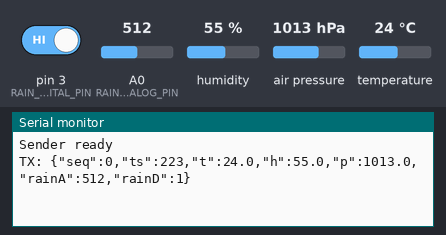
The sketch below on a simulated Arduino Uno, built with avr-gcc and run on an emulated ATmega328P. Parts: the last lines printed to the serial monitor. The inputs (shaded band) are chosen by the test bench; at power-on: humidity 55 %, A0 (RAIN_ANALOG_PIN) = 512, pin 3 (RAIN_DIGITAL_PIN) HIGH, air pressure 1013 hPa, temperature 24 °C. No radio packets arrive unless stated.

Above: at 1.4 s.
1.5 s: humidity set to 22 %
At 2.8 s:
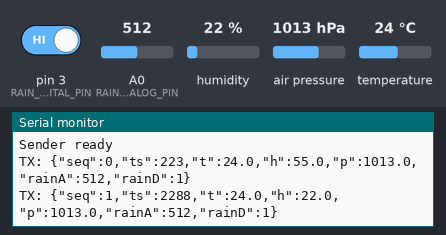
4.3 s: A0 (RAIN_ANALOG_PIN) set to 716
At 5.5 s:
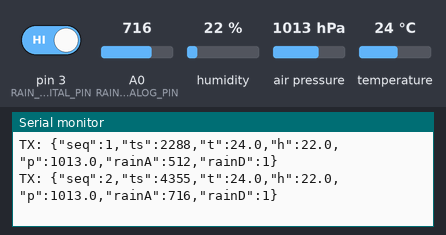
7.1 s: pin 3 (RAIN_DIGITAL_PIN) driven LOW
At 9.6 s:
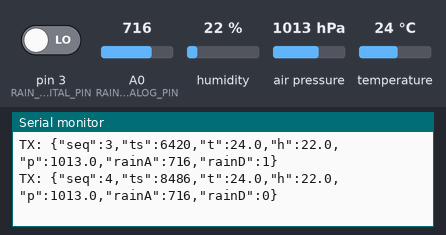
9.9 s: air pressure set to 952 hPa
At 11.3 s:
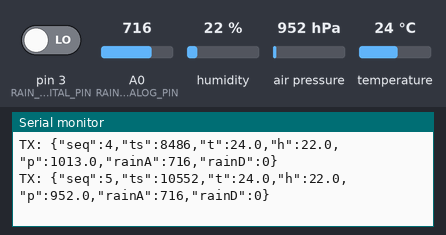
12.7 s: temperature set to 12 °C
At 14.1 s:
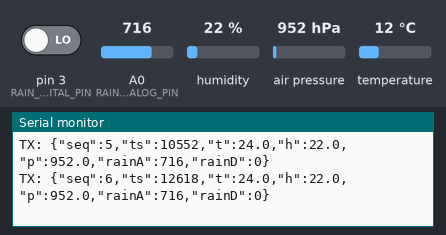
15.5 s: A0 (RAIN_ANALOG_PIN) set to 992
At 17.2 s:
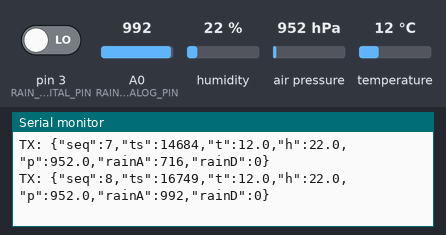
Timing chart, 0 to 18.7 s (numbered marks = the images above; inputs shaded):
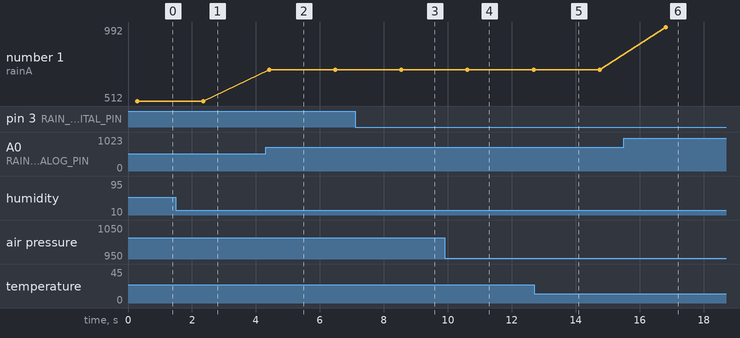

Measured:
- after the input at 1.5 s, the serial monitor: prints a new line after 0.85 s (image 1)
- after the input at 4.3 s, the serial monitor: prints a new line after 0.12 s (image 2)
- after the input at 7.1 s, the serial monitor: prints a new line after 1.4 s (image 3)
- after the input at 9.9 s, the serial monitor: prints a new line after 0.71 s (image 4)
- after the input at 15.5 s, the serial monitor: prints a new line after 1.3 s (image 6)
- plotted number 1: 512 → 716 after the input at 4.3 s, 716 → 992 after the input at 15.5 s

The sketch:

R4MinimaCODE.ino
```cpp
// This is the code for the Sensor connected Arduino which sends LoRa-JSON payloads to the receiver Arduino

#include <SPI.h>
#include <LoRa.h>
#include <Wire.h>
#include <Adafruit_BME280.h>  // Install "Adafruit BME280 Library"
#include <Adafruit_Sensor.h>

const int NSS = 10, RST = 9, DIO0 = 2;

// Rain sensor pins (adjust if you wired differently)
const int RAIN_ANALOG_PIN  = A0;  // raw analog value (0–1023)
const int RAIN_DIGITAL_PIN = 3;   // optional digital (0/1) from comparator

Adafruit_BME280 bme;
uint32_t seq = 0;

bool beginBME() {
  if (bme.begin(0x76)) return true;
  if (bme.begin(0x77)) return true;
  return false;
}

void setup() {
  Serial.begin(115200);
  delay(200);

  pinMode(RAIN_ANALOG_PIN, INPUT);
  pinMode(RAIN_DIGITAL_PIN, INPUT);

  Wire.begin();
  if (!beginBME()) {
    Serial.println("BME280 not found on 0x76 or 0x77");
    while (1) { delay(1000); }
  }

  LoRa.setPins(NSS, RST, DIO0);
  if (!LoRa.begin(433E6)) { // you’re on 433 now; keep receiver the same
    Serial.println("LoRa init failed");
    while (1) { delay(1000); }
  }
  LoRa.setSpreadingFactor(7);
  LoRa.setSignalBandwidth(125E3);
  LoRa.setCodingRate4(5);
  // Optional but good: set a sync word so only your nodes talk
  LoRa.setSyncWord(0x12);

  Serial.println("Sender ready");
}

void loop() {
  // Read sensors
  float t = bme.readTemperature();         // °C
  float h = bme.readHumidity();            // %
  float p = bme.readPressure() / 100.0f;   // hPa
  int   rainAnalog = analogRead(RAIN_ANALOG_PIN); // 0(dry)…1023(wet) varies by board
  int   rainDigital = digitalRead(RAIN_DIGITAL_PIN); // 0/1 thresholded

  // Build compact JSON (no spaces to save airtime)
  // NOTE: Keys are generic; if your old Python subscriber expects specific names,
  // rename keys to match it later (e.g., "temperature", "humidity", etc.).
  unsigned long ts = millis();
  String json = String("{\"seq\":") + seq++ +
                ",\"ts\":" + ts +
                ",\"t\":" + String(t,1) +
                ",\"h\":" + String(h,1) +
                ",\"p\":" + String(p,1) +
                ",\"rainA\":" + rainAnalog +
                ",\"rainD\":" + rainDigital +
                "}";

  // Send
  LoRa.beginPacket();
  LoRa.print(json);
  LoRa.endPacket();

  Serial.println("TX: " + json);
  delay(2000); // keep duty-cycle reasonable
}
```
